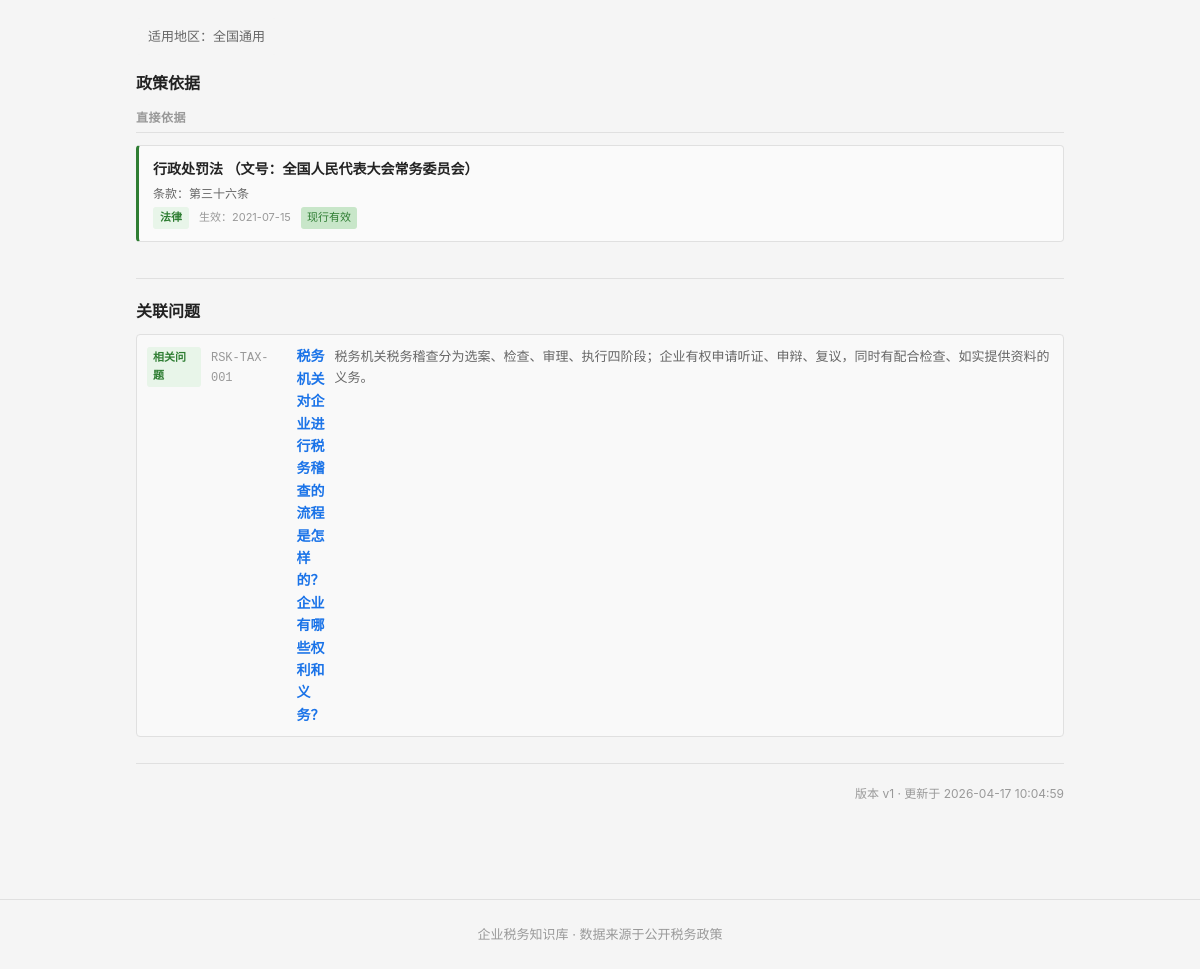
Page /question/RSK-IIT-001 (lower part) on the earlier database version.
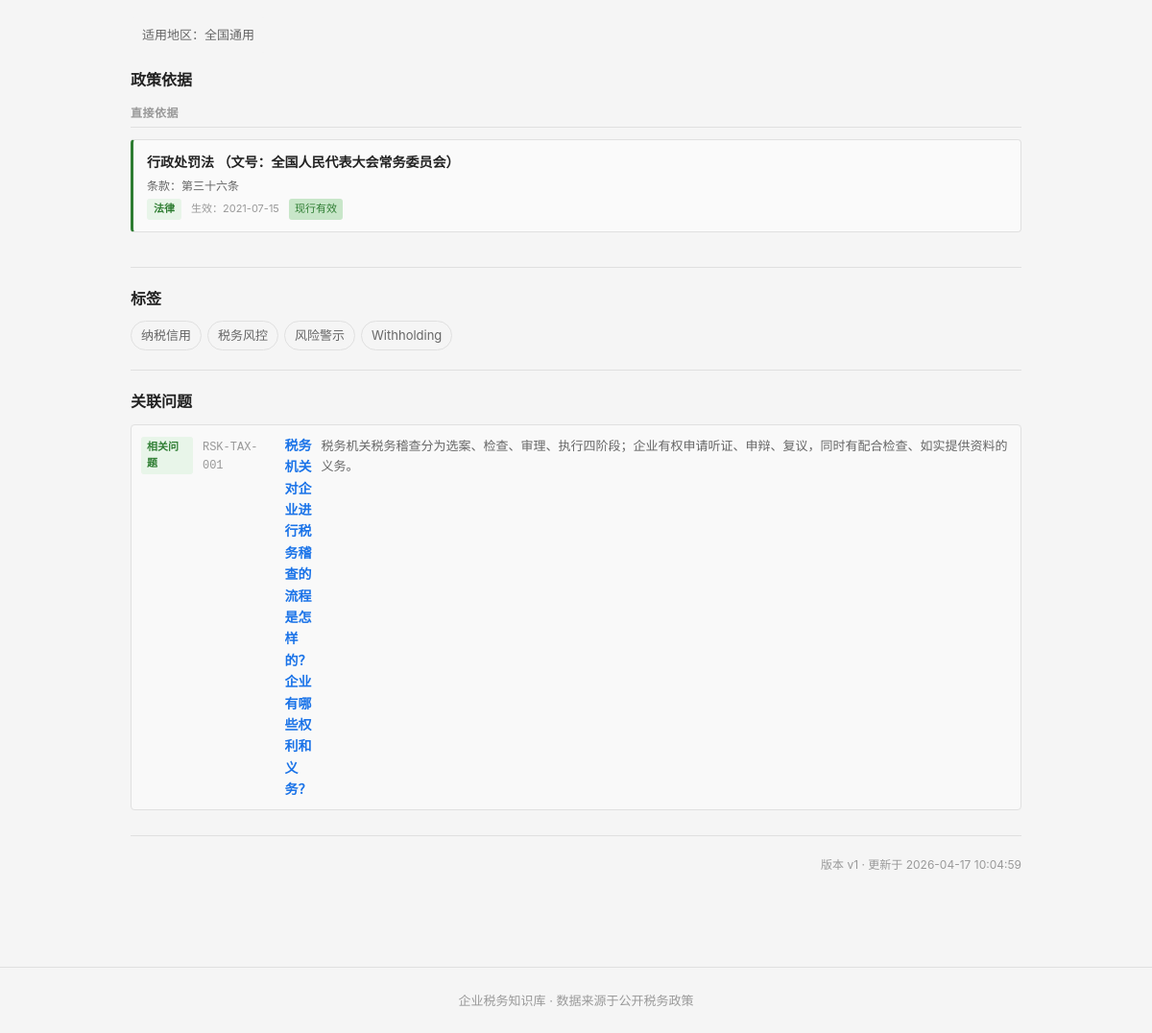
Same page on the later database version.
### tables this page shows
CREATE TABLE question_policy_link (
    id              INTEGER PRIMARY KEY AUTOINCREMENT,
    question_id     INTEGER NOT NULL,
    policy_id       INTEGER NOT NULL,
    support_type    TEXT NOT NULL,
    support_note    TEXT,
    display_order   INTEGER NOT NULL DEFAULT 1,

    FOREIGN KEY (question_id) REFERENCES question_master(id) ON DELETE CASCADE,
    FOREIGN KEY (policy_id)   REFERENCES policy_basis(id)    ON DELETE CASCADE
);

CREATE TABLE policy_basis (
    id              INTEGER PRIMARY KEY AUTOINCREMENT,
    policy_code     TEXT NOT NULL UNIQUE,
    policy_name     TEXT NOT NULL,
    document_no     TEXT,
    article_ref     TEXT,

    -- 政策层级
    policy_level    TEXT NOT NULL,

    -- 有效期
    effective_date  TEXT,
    expiry_date     TEXT,
    current_status  TEXT NOT NULL DEFAULT 'effective',

    -- 内容摘要
    policy_summary  TEXT,
    raw_quote_short TEXT,

    -- 适用范围
    region_scope    TEXT DEFAULT 'national',

    -- 备注
    remarks         TEXT,

    -- 审计字段
    created_at      TEXT NOT NULL DEFAULT (datetime('now')),
    updated_at      TEXT NOT NULL DEFAULT (datetime('now'))
);

CREATE TABLE question_relation (
    id              INTEGER PRIMARY KEY AUTOINCREMENT,
    question_id     INTEGER NOT NULL,
    related_id      INTEGER NOT NULL,
    relation_type   TEXT NOT NULL,
    display_order   INTEGER NOT NULL DEFAULT 1,

    FOREIGN KEY (question_id) REFERENCES question_master(id) ON DELETE CASCADE,
    FOREIGN KEY (related_id)  REFERENCES question_master(id) ON DELETE CASCADE
);

CREATE TABLE question_master (
    id              INTEGER PRIMARY KEY AUTOINCREMENT,
    question_code   TEXT NOT NULL UNIQUE,
    question_title  TEXT NOT NULL,
    question_plain  TEXT NOT NULL,

    -- 分类
    stage_code      TEXT NOT NULL,
    module_code     TEXT NOT NULL,
    question_type   TEXT NOT NULL,

    -- 答案
    one_line_answer TEXT NOT NULL,
    detailed_answer TEXT,
    core_definition TEXT,

    -- 条件与边界
    applicable_conditions TEXT,
    exceptions_boundary   TEXT,

    -- 实务
    practical_steps TEXT,
    risk_warning    TEXT,

    -- 适用范围
    scope_level     TEXT NOT NULL DEFAULT 'scope_national',
    local_region    TEXT,

    -- 确定性
    answer_certainty TEXT NOT NULL DEFAULT 'certain_clear',

    -- 元数据
    keywords        TEXT,
    high_frequency_flag INTEGER NOT NULL DEFAULT 0,
    newbie_flag     INTEGER NOT NULL DEFAULT 0,

    -- 版本管理
    status          TEXT NOT NULL DEFAULT 'draft',
    version_no      INTEGER NOT NULL DEFAULT 1,

    -- 审计字段
    created_at      TEXT NOT NULL DEFAULT (datetime('now')),
    updated_at      TEXT NOT NULL DEFAULT (datetime('now'))
);

CREATE TABLE question_tag_link (
    id              INTEGER PRIMARY KEY AUTOINCREMENT,
    question_id     INTEGER NOT NULL,
    tag_id          INTEGER NOT NULL,
    is_primary      INTEGER NOT NULL DEFAULT 0,
    display_order   INTEGER NOT NULL DEFAULT 1,

    FOREIGN KEY (question_id) REFERENCES question_master(id) ON DELETE CASCADE,
    FOREIGN KEY (tag_id)      REFERENCES tag_dict(id)       ON DELETE CASCADE
);

CREATE TABLE tag_dict (
    id              INTEGER PRIMARY KEY AUTOINCREMENT,
    tag_code        TEXT NOT NULL UNIQUE,
    tag_name        TEXT NOT NULL,
    tag_category    TEXT,
    parent_id       INTEGER,
    display_order   INTEGER NOT NULL DEFAULT 1,
    status          TEXT NOT NULL DEFAULT 'active',

    FOREIGN KEY (parent_id) REFERENCES tag_dict(id) ON DELETE SET NULL
);

### backend/app.py (the view)
    @app.route('/question/<question_code>')
    def question_detail(question_code):
        from services.question_service import QuestionService
        svc = QuestionService()
        detail = svc.get_question_detail(question_code)
        if not detail:
            return "问题不存在", 404
        stages = svc.get_stages()
        modules = svc.get_modules()
        return render_template('detail.html',
                               detail=detail, stages=stages, modules=modules)

### backend/services/question_service.py (called while the page is built)
    def _query(self, sql, params=None):
        conn = sqlite3.connect(self.db_path)
        conn.execute("PRAGMA foreign_keys = ON")
        conn.row_factory = sqlite3.Row
        cur = conn.cursor()
        if params:
            cur.execute(sql, params)
        else:
            cur.execute(sql)
        rows = cur.fetchall()
        conn.close()
        return [dict(r) for r in rows]

    def _query_one(self, sql, params=None):
        rows = self._query(sql, params)
        return rows[0] if rows else None

    def get_stages(self):
        return self._query("""
            SELECT tag_code, tag_name
            FROM tag_dict
            WHERE tag_category = 'stage'
            ORDER BY display_order
        """)

    def get_modules(self):
        return self._query("""
            SELECT tag_code, tag_name
            FROM tag_dict
            WHERE tag_category = 'module'
            ORDER BY display_order
        """)

### frontend/templates/detail.html (shortened to what this page needs)
{% extends "base.html" %}
{% macro policy_level_label(code) %}{{ {'level_law':'法律','level_admin':'行政法规','level_department':'部门规章','level_bulletin':'规范性文件','level_local':'地方文件'}.get(code, code or '') }}{% endmacro %}
{% macro relation_type_label(code) %}
    {%- if code == 'related' -%}相关问题
    {%- elif code == 'next_step' -%}下一步
    {%- elif code == 'prerequisite' -%}前提问题
    {%- elif code == 'similar' -%}相似问题
    {%- elif code == 'see_also' -%}交叉参考
    {%- else -%}{{ code }}{%- endif -%}
{% endmacro %}
{% block main %}
{% if detail.scope_level == 'scope_national' %}
<div class="scope-note">适用地区：全国通用</div>
{% elif detail.scope_level == 'scope_local' %}
<div class="scope-note">适用地区：地方口径</div>
{% elif detail.scope_level == 'scope_mixed' %}
<div class="scope-note">适用地区：混合口径</div>
{% elif detail.local_region %}
<div class="scope-note local">地区：{{ detail.local_region }}</div>
{% endif %}
{% if detail.policies %}
{% set direct_policies = [] %}
{% set procedure_policies = [] %}
{% set other_policies = [] %}
{% for p in detail.policies %}
    {% if p.support_type == 'support_direct' %}{% do direct_policies.append(p) %}{% endif %}
    {% if p.support_type == 'support_procedure' %}{% do procedure_policies.append(p) %}{% endif %}
    {% if p.support_type not in ['support_direct', 'support_procedure'] %}{% do other_policies.append(p) %}{% endif %}
{% endfor %}
<div class="detail-section policies-section">
    <h3>政策依据</h3>
    {% if direct_policies %}
    <div class="policy-group">
        <div class="policy-group-label">直接依据</div>
        <ul class="policy-list">
            {% for p in direct_policies %}
            <li class="policy-item type-direct">
                <div class="policy-title">
                    {{ p.policy_name }}
                    {% if p.article_ref %}（文号：{{ p.document_no }}）{% endif %}
                </div>
                {% if p.article_ref %}<div class="policy-article">条款：{{ p.article_ref }}</div>{% endif %}
                <div class="policy-meta">
                    <span class="policy-level-badge level-{{ p.policy_level }}">{{ policy_level_label(p.policy_level) }}</span>
                    {% if p.effective_date %}<span class="policy-effective">生效：{{ p.effective_date }}</span>{% endif %}
                    {% if p.current_status == 'pol_effective' %}<span class="policy-stat effective">现行有效</span>
                    {% elif p.current_status == 'pol_expired' %}<span class="policy-stat expired">已失效</span>
                    {% elif p.current_status == 'pol_partial' %}<span class="policy-stat partial">部分失效</span>{% endif %}
                </div>
            </li>
            {% endfor %}
        </ul>
    </div>
    {% endif %}
</div>
{% endif %}
{% if detail.tags %}
<div class="detail-section tags-section">
    <h3>标签</h3>
    <div class="tag-list">
        {% for t in detail.tags %}
        <a href="/questions?tag={{ t.tag_code }}" class="tag-chip {% if t.is_primary %}primary{% endif %}">{{ t.tag_name }}</a>
        {% endfor %}
    </div>
</div>
{% endif %}
{% if detail.relations %}
<div class="detail-section relations">
    <h3>关联问题</h3>
    <ul class="relation-list">
        {% for r in detail.relations %}
        <li>
            <a href="/question/{{ r.question_code }}" class="relation-link">
                <span class="rel-type-badge type-{{ r.relation_type }}">{{ relation_type_label(r.relation_type) }}</span>
                <span class="rel-code">{{ r.question_code }}</span>
                <span class="rel-title">{{ r.question_title }}</span>
                <span class="rel-answer">{{ r.one_line_answer }}</span>
            </a>
        </li>
        {% endfor %}
    </ul>
</div>
{% endif %}
<div class="detail-footer">
    <span>版本 v{{ detail.version_no }} · 更新于 {{ detail.updated_at }}</span>
</div>
{% endblock %}

### frontend/templates/base.html (shortened to what this page needs)
<!DOCTYPE html>
<html lang="zh-CN">
<head>
    <link rel="stylesheet" href="{{ url_for('static', filename='css/style.css') }}">
</head>
<body>
    <main class="container main-content">
        {% block main %}{% endblock %}
    </main>
    <footer class="site-footer">
        <div class="container">
            <p>企业税务知识库 · 数据来源于公开税务政策</p>
        </div>
    </footer>
</body>
</html>

### frontend/static/css/style.css (style rules this page uses)
:root { --bg: #f5f5f5; --surface: #ffffff; --border: #e0e0e0; --text: #222222; --text-secondary: #666666; --text-light: #999999; --accent: #1a73e8; --accent-hover: #1557b0; --warning-bg: #fff8e1; --warning-border: #ffc107; --exception-bg: #fff3e0; --exception-border: #ff9800; --tag-stage: #e3f2fd; --tag-module: #f3e5f5; --tag-hf: #fce4ec; --tag-newbie: #e8f5e9; --certainty-clear: #c8e6c9; --certainty-condition: #fff9c4; --certainty-dispute: #ffcdd2; }
* { box-sizing: border-box; margin: 0; padding: 0; }
body { font-family: -apple-system, BlinkMacSystemFont, "Segoe UI", Roboto, "Helvetica Neue", Arial, sans-serif; background: var(--bg); color: var(--text); line-height: 1.6; }
a { color: var(--accent); text-decoration: none; }
.container { max-width: 960px; margin: 0 auto; padding: 0 16px; }
.main-content { padding: 24px 16px 48px; }
.detail-section { margin-bottom: 20px; padding-bottom: 20px; border-bottom: 1px solid var(--border); }
.detail-section h3 { font-size: 16px; font-weight: 600; margin-bottom: 10px; }
.policy-list { list-style: none; margin-top: 12px; }
.policy-item { padding: 12px; background: #fafafa; border: 1px solid var(--border); border-radius: 4px; margin-bottom: 8px; }
.policy-title { font-size: 15px; font-weight: 600; margin-bottom: 4px; }
.policy-article { font-size: 13px; color: var(--text-secondary); margin-bottom: 4px; }
.policy-meta { display: flex; align-items: center; gap: 12px; font-size: 12px; color: var(--text-light); }
.tag-list { display: flex; flex-wrap: wrap; gap: 6px; }
.tag-chip { font-size: 13px; padding: 4px 10px; background: #f5f5f5; border: 1px solid var(--border); border-radius: 16px; color: var(--text-secondary); }
.relation-list { list-style: none; margin-top: 8px; }
.relation-link { display: flex; align-items: baseline; gap: 10px; padding: 10px; background: #f9f9f9; border: 1px solid var(--border); border-radius: 4px; margin-bottom: 6px; }
.rel-code { font-size: 12px; color: var(--text-light); font-family: monospace; }
.rel-title { font-size: 14px; font-weight: 600; flex: 1; }
.rel-answer { font-size: 13px; color: var(--text-secondary); }
.detail-footer { text-align: right; font-size: 12px; color: var(--text-light); margin-top: 16px; }
.scope-note { font-size: 13px; color: var(--text-secondary); margin-bottom: 16px; padding: 8px 12px; background: #f5f5f5; border-radius: 4px; display: inline-block; }
.policies-section h3 { margin-bottom: 12px; }
.policy-group { margin-bottom: 16px; }
.policy-group-label { font-size: 12px; font-weight: 700; text-transform: uppercase; letter-spacing: 0.5px; color: var(--text-light); margin-bottom: 8px; padding-bottom: 4px; border-bottom: 1px solid var(--border); }
.policy-list { list-style: none; }
.policy-item { padding: 12px 14px; background: #fafafa; border: 1px solid var(--border); border-radius: 4px; margin-bottom: 8px; border-left-width: 3px; }
.policy-item.type-direct { border-left-color: #2e7d32; }
.policy-title { font-size: 14px; font-weight: 600; margin-bottom: 4px; }
.policy-article { font-size: 12px; color: var(--text-secondary); margin-bottom: 4px; }
.policy-meta { display: flex; align-items: center; flex-wrap: wrap; gap: 10px; }
.policy-level-badge { font-size: 11px; padding: 2px 7px; border-radius: 3px; font-weight: 600; }
.level-level_law { background: #e8f5e9; color: #2e7d32; }
.policy-effective { font-size: 11px; color: var(--text-light); }
.policy-stat { font-size: 11px; padding: 2px 6px; border-radius: 3px; }
.policy-stat.effective { background: #c8e6c9; color: #2e7d32; }
.rel-type-badge { font-size: 11px; padding: 2px 6px; border-radius: 3px; font-weight: 600; background: #e8f0fe; color: var(--accent); }
.rel-type-badge.type-related { background: #e8f5e9; color: #2e7d32; }
.site-footer { text-align: center; padding: 24px 0; color: var(--text-light); font-size: 13px; border-top: 1px solid var(--border); margin-top: 48px; }

Differences in the rows shown:
added question_tag_link: tag_name "纳税信用"
added question_tag_link: tag_name "税务风控"
added question_tag_link: tag_name "风险警示"
added question_tag_link: tag_name "Withholding"
Other differences:
text now shown: "标签"
